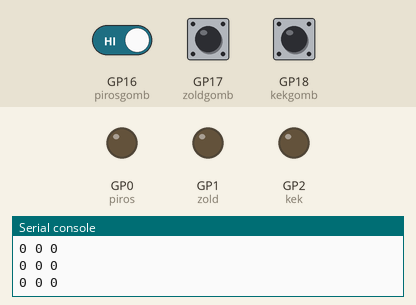
A program run on a simulated Raspberry Pi Pico running MicroPython. Parts: output pins drawn as LEDs (lit = HIGH), the last lines printed to the serial console. The test bench sets the inputs (shaded band); at power-on: GP16 (pirosgomb) HIGH, GP17 (zoldgomb) HIGH, GP18 (kekgomb) HIGH.

Above: at 1.2 s.
1.3 s: GP16 (pirosgomb) driven LOW
At 2.5 s:
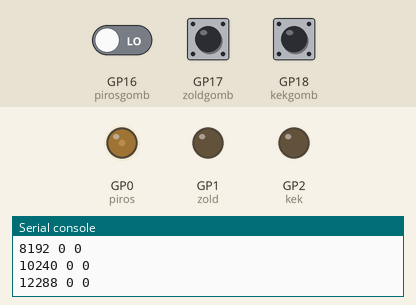
4.3 s: GP17 (zoldgomb) pulled LOW for 0.25 s
At 4.5 s:
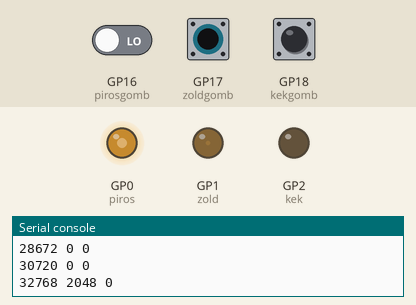
7.3 s: GP18 (kekgomb) pulled LOW for 0.25 s
At 7.51 s:
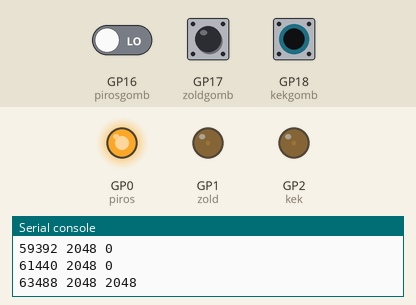
10.3 s: GP17 (zoldgomb) pulled LOW for 3.2 s
At 11.51 s:
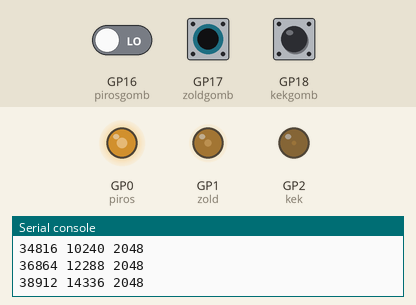
15.0 s: GP18 (kekgomb) pulled LOW for 3.2 s
At 15.12 s:
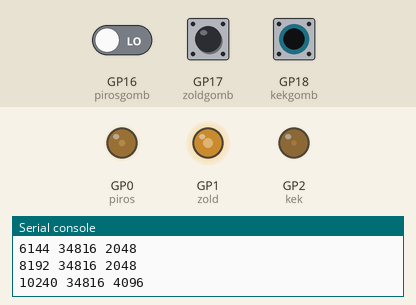
19.7 s: GP17 (zoldgomb) pulled LOW for 3.2 s
At 19.93 s:
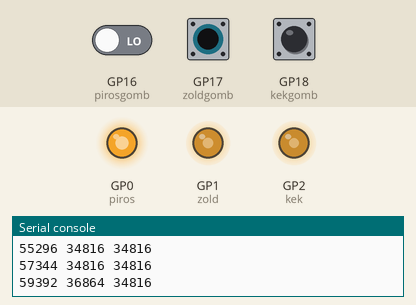
Timing chart, 0 to 27.1 s (numbered marks = the images above; inputs shaded):
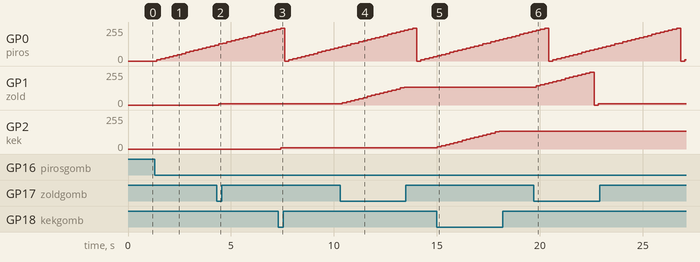

Measured:
- after the input at 1.3 s, GP0 (piros): moves from 0/255 to 120/255 over 2.8 s, starting after 0.10 s
- after the input at 4.3 s, GP1 (zold): 0/255 → 8/255 after 0.11 s
- after the input at 7.3 s, GP2 (kek): 0/255 → 8/255 after 0.11 s
- after the input at 10.3 s, GP1 (zold): moves from 8/255 to 135/255 over 3.0 s, starting after 0.11 s
- after the input at 15.0 s, GP2 (kek): moves from 8/255 to 135/255 over 3.0 s, starting at once
- after the input at 19.7 s, GP1 (zold): 135/255 → 143/255 after 0.13 s, → 151/255 0.20 s later, → 159/255 0.20 s later, → 167/255 0.20 s later, … (16 changes in this stretch)

The program:

samu_narancs.py
```python
from machine import Pin, PWM

import time

piros = Pin(0, Pin.OUT)
zold = Pin(1, Pin.OUT)
kek = Pin(2, Pin.OUT)
pirosgomb=Pin(16, Pin.IN, Pin.PULL_UP)
zoldgomb=Pin(17, Pin.IN, Pin.PULL_UP)
kekgomb=Pin(18, Pin.IN, Pin.PULL_UP)
piros.on()
zold.on()
kek.on()

piros.off()

piros = PWM(Pin(0))
piros.freq(100000)
zold = PWM(Pin(1))
zold.freq(100000)
kek = PWM(Pin(2))
kek.freq(100000)

zold_fenyero = 0
kek_fenyero = 0
piros_fenyero = 0

zold.duty_u16(zold_fenyero)  # 0..65535
kek.duty_u16(kek_fenyero)
piros.duty_u16(piros_fenyero)
while True:
    if pirosgomb.value() == 0:
        piros_fenyero += 2048
        if piros_fenyero > 65535:
            piros_fenyero = 0
        piros.duty_u16(piros_fenyero)

    if zoldgomb.value() == 0:
        zold_fenyero += 2048
        if zold_fenyero > 65535:
            zold_fenyero = 0
        zold.duty_u16(zold_fenyero)

    if kekgomb.value() == 0:
        kek_fenyero += 2048
        if kek_fenyero > 65535:
            kek_fenyero = 0
        kek.duty_u16(kek_fenyero)

    print(piros_fenyero, zold_fenyero, kek_fenyero)
    time.sleep(0.2)


stop


while True:
        zold.off()
        time.sleep_us(1000)
        zold.on()
        time.sleep_us(1300)
        
```
